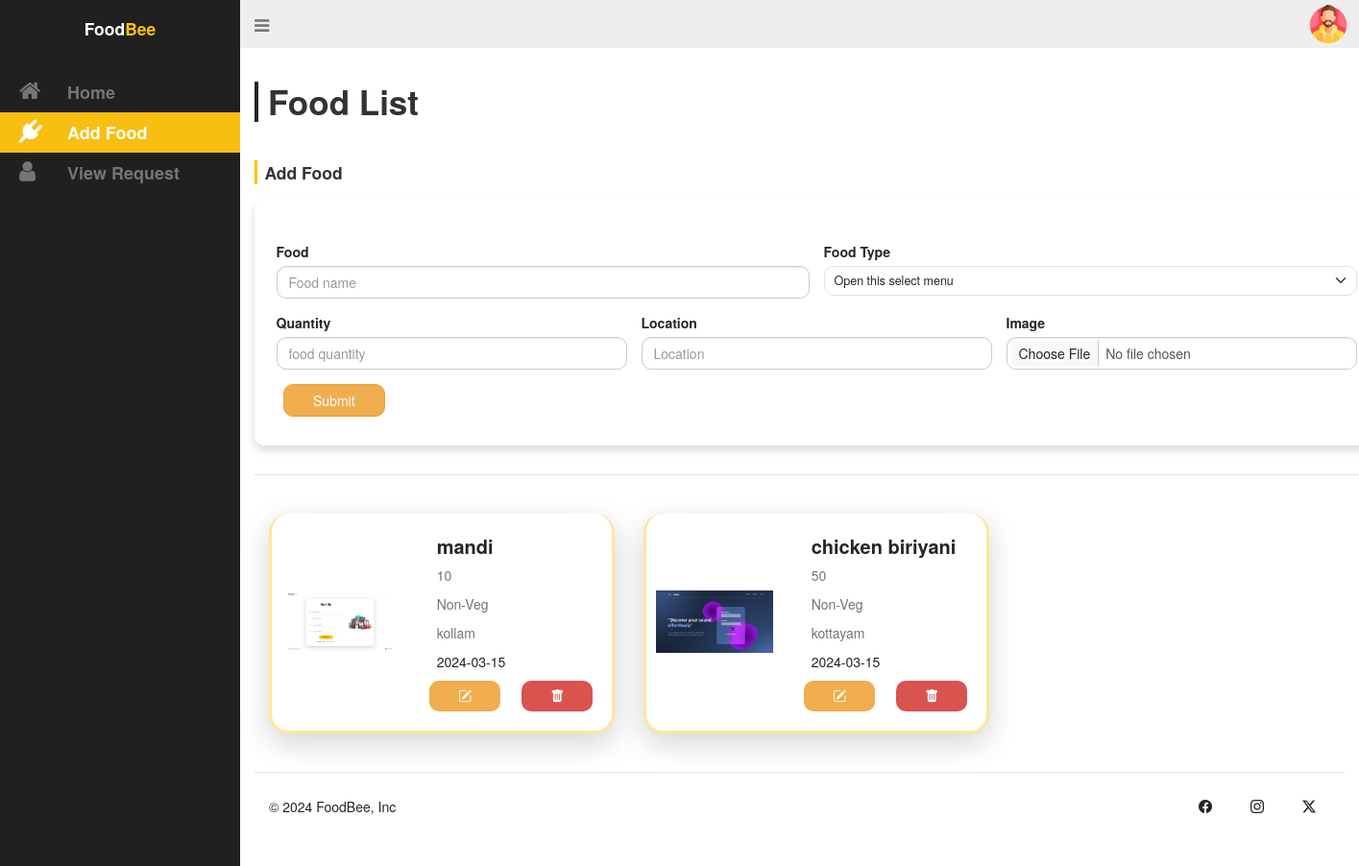
Screenshot of /Catering/pages/cat-food.php (signed in) with the database file from the repository.
### tables this page shows
CREATE TABLE `food` (
  `food_id` int(11) NOT NULL,
  `food_name` varchar(20) NOT NULL,
  `food_quantity` varchar(20) NOT NULL,
  `food_type` varchar(20) NOT NULL,
  `food_img` varchar(100) NOT NULL,
  `food_date` date NOT NULL DEFAULT current_timestamp(),
  `food_location` varchar(20) NOT NULL,
  `catering_id` int(11) NOT NULL
);

### Catering/pages/cat-food.php (the view, shortened to what this page needs)
<?php
 include './connect.php';
?>
<!DOCTYPE html>
<html lang="en">
<head>
  <link rel="stylesheet" href="../static/catering.css">
  <link rel="stylesheet" href="https://cdn.jsdelivr.net/npm/bootstrap-icons@1.11.3/font/bootstrap-icons.min.css">
  <link href="https://cdn.jsdelivr.net/npm/bootstrap@5.3.3/dist/css/bootstrap.min.css" rel="stylesheet">
  <link rel="stylesheet" href="https://maxcdn.bootstrapcdn.com/bootstrap/3.3.7/css/bootstrap.min.css">
  <link rel="stylesheet" href="https://maxcdn.bootstrapcdn.com/font-awesome/4.7.0/css/font-awesome.min.css">
</head>
<body>
  <div id="wrapper">
    <aside id="sidebar-wrapper">
      <div class="sidebar-brand">
        <h2><div class="fs-3 fw-semibold">Food<span class="text-warning">Bee</span></div></h2>
      </div>
      <ul class="sidebar-nav">
        <li><a href="./cat-home.php"><i class="fa fa-home"></i>Home</a></li>
        <li class="active"><a href="./cat-food.php"><i class="fa fa-plug"></i>Add Food</a></li>
        <li><a href="./cat-request.php"><i class="fa fa-user"></i>View Request</a></li>
      </ul>
    </aside>
    <div id="navbar-wrapper">
      <nav class="navbar navbar-inverse">
        <div class="container-fluid justify-content-between">
          <div class="navbar-header position-absolute top-0">
            <a href="#" class="navbar-brand" id="sidebar-toggle"><i class="fa fa-bars"></i></a>
          </div>
          <div class="d-flex align-items-center position-absolute end-0">
            <button class="btn rounded-circle border-0" data-bs-toggle="dropdown" aria-expanded="false">
              <img src="../static/user.png" alt="" width="40">
            </button>
          </div>
        </div>
      </nav>
    </div>
    <section id="content-wrapper">
      <div class="row">
        <div class="col-lg-12">
          <h2 class="content-title display-4 fw-semibold border-start px-3 border-4 border-dark">Food List</h2>
          <div class="container">
            <div class="row my-5 border-bottom pb-5">
              <div class="fs-3 fw-semibold border-start border-3 border-warning mb-4">Add Food</div>
              <div class="card p-5 rounded-4 border-0 shadow">
                <form method="post" enctype="multipart/form-data">
                  <div class="row my-4">
                    <div class="col">
                      <label for="formGroupExampleInput" class="form-label">Food </label>
                      <input type="text" class="form-control rounded-4" placeholder="Food name"  name="fdname"  value="<?php echo $fd_name1; ?>" required>
                    </div>
                    <div class="col">
                      <label for="formGroupExampleInput" class="form-label">Food Type</label>
                      <select class="form-select form-select-lg py-2 rounded-4" name="fdtype">
                        <option selected>Open this select menu</option>
                      </select>
                    </div>
                  </div>
                  <div class="row my-4">
                    <div class="col">
                      <label for="formGroupExampleInput" class="form-label">Quantity</label>
                      <input type="text" class="form-control rounded-4" placeholder="food quantity"  name="fdqua"  value="<?php echo $fd_gua1; ?>" required>
                    </div>
                    <div class="col">
                      <label for="formGroupExampleInput" class="form-label">Location</label>
                      <input type="text" class="form-control rounded-4" placeholder="Location"  name="fdloc"  value="<?php echo $fd_location1; ?>" required>
                    </div>
                    <div class="col">
                      <label for="formGroupExampleInput" class="form-label">Image </label>
                          <input type="file" class="custom-file-input form-control rounded-4 file-upload-info" id="inputGroupFile01" name="fdimg" onchange="displaySelectedFileName(this)"  value="<?php echo $fd_img1; ?>" required>
                    </div>
                  </div>
                  <button type="submit" class="btn btn-warning rounded-4 px-5" name="fdsubmit">Submit</button>
                </form>
              </div>
            </div>
            <div class="row my-5">
<?php
$sql=mysqli_query($conn,"SELECT * FROM food ORDER BY food_id ");
while($row=mysqli_fetch_assoc($sql))
{
    $food_id=$row['food_id'];
    $food_name=$row['food_name'];
    $food_qua=$row['food_quantity'];
    $food_type=$row['food_type'];
    $food_img=$row['food_img'];
    $food_date=$row['food_date'];
    $food_location=$row['food_location'];
?>
              <div class="col-lg-4 col-md-4 col-sm-6 col-12 my-3">
                <div class="card text-decoration-none h-100 rounded-5 p-3 border-3 border-warning-subtle border-top-0 shadow-lg">
                  <div class="row g-0">
                    <div class="col-md-5">
                    <img src="../static/food/<?php echo $food_img; ?>" class="card-img-top rounded-top-4 mx-auto" alt="..." style="object-fit: contain; width: 100%; height: 100%;">
                    </div>
                    <div class="col-md-7">
                      <div class="card-body">
                        <div class="card-title fs-2 fw-bold"><?php echo $food_name; ?></div>
                        <p class="card-text text-secondary"><?php echo $food_qua; ?></p>
                        <p class="card-text text-secondary"><?php echo $food_type; ?></p>
                        <p class="card-text text-secondary"><?php echo $food_location; ?></p>
                        <p class="card-text text-dark"><?php echo $food_date; ?></p>
                        <div class="row">
                        <div class="col"><a href="cat-food.php?fid=<?php echo $food_id ?>" class="btn btn-warning rounded-4 px-5 border-0"><i class="bi bi-pencil-square"></i></a></div>
                        <div class="col"><a href="cat-food.php?fd_id=<?php echo $food_id ?>" class="btn btn-danger rounded-4 px-5 border-0"><i class="bi bi-trash-fill"></i></a></div>
                    </div>
                      </div>
                    </div>
                  </div>
                </div>
              </div>
<?php
}
?>
            </div>
          </div>
        </div>
      </div>
      <div class="row">
        <div class="container">
          <footer class="d-flex flex-wrap justify-content-between align-items-center py-4 border-top">
            <div class="col-md-4 d-flex align-items-center">
              <span class="mb-3 mb-md-0 text-dark">&copy; 2024 FoodBee, Inc</span>
            </div>
            <ul class="nav col-md-4 justify-content-end list-unstyled d-flex">
              <li class="ms-3"><a class=" text-dark" href="#"><i class="bi bi-facebook" width="24" height="24"></i></a></li>
              <li class="ms-3"><a class=" text-dark" href="#"><i class="bi bi-instagram" width="24" height="24"></i></a></li>
              <li class="ms-3"><a class=" text-dark" href="#"><i class="bi bi-twitter-x" width="24" height="24"></i></a></li>
            </ul>
          </footer>
        </div>
      </div>
    </section>
  </div>
</body>
</html>

### Catering/static/catering.css (style rules this page uses)
body { padding-bottom: 30px; position: relative; min-height: 100%; }
a { transition: background 0.2s, color 0.2s; }
#wrapper { padding-left: 0; transition: all 0.5s ease; position: relative; }
#sidebar-wrapper { z-index: 1000; position: fixed; left: 250px; width: 0; height: 100%; margin-left: -250px; overflow-y: auto; overflow-x: hidden; background: #202020; transition: all 0.5s ease; }
.sidebar-brand { position: absolute; top: 0; width: 250px; text-align: center; padding: 20px 0; }
.sidebar-brand h2 { margin: 0; font-weight: 600; font-size: 24px; color: #fff; }
.sidebar-nav { position: absolute; top: 75px; width: 250px; margin: 0; padding: 0; list-style: none; }
.sidebar-nav > li { text-indent: 10px; line-height: 42px; }
.sidebar-nav > li a { display: block; text-decoration: none; color: #757575; font-weight: 600; font-size: 18px; }
.sidebar-nav > li > a:hover, .sidebar-nav > li.active > a { text-decoration: none; color: #fff; background: #F8BE12; }
.sidebar-nav > li > a i.fa { font-size: 24px; width: 60px; }
#navbar-wrapper { width: 100%; position: absolute; z-index: 2; }
#navbar-wrapper .navbar { border-width: 0 0 0 0; background-color: #eee; font-size: 24px; margin-bottom: 0; border-radius: 0; }
#navbar-wrapper .navbar a { color: #757575; }
#content-wrapper { width: 100%; position: absolute; padding: 15px; top: 100px; }
@media (min-width: 992px) { #wrapper { padding-left: 250px; } }
@media (min-width: 992px) { #sidebar-wrapper { width: 250px; } }
@media (min-width: 992px) { #navbar-wrapper { position: relative; } }
@media (min-width: 992px) { #content-wrapper { position: relative; top: 0; } }

### rows the page displays
food: food_img (picture), food_name "mandi", food_quantity "10", food_type "Non-Veg", food_location "kollam", food_date "2024-03-15"
food: food_img (picture), food_name "chicken biriyani", food_quantity "50", food_type "Non-Veg", food_location "kottayam", food_date "2024-03-15"
